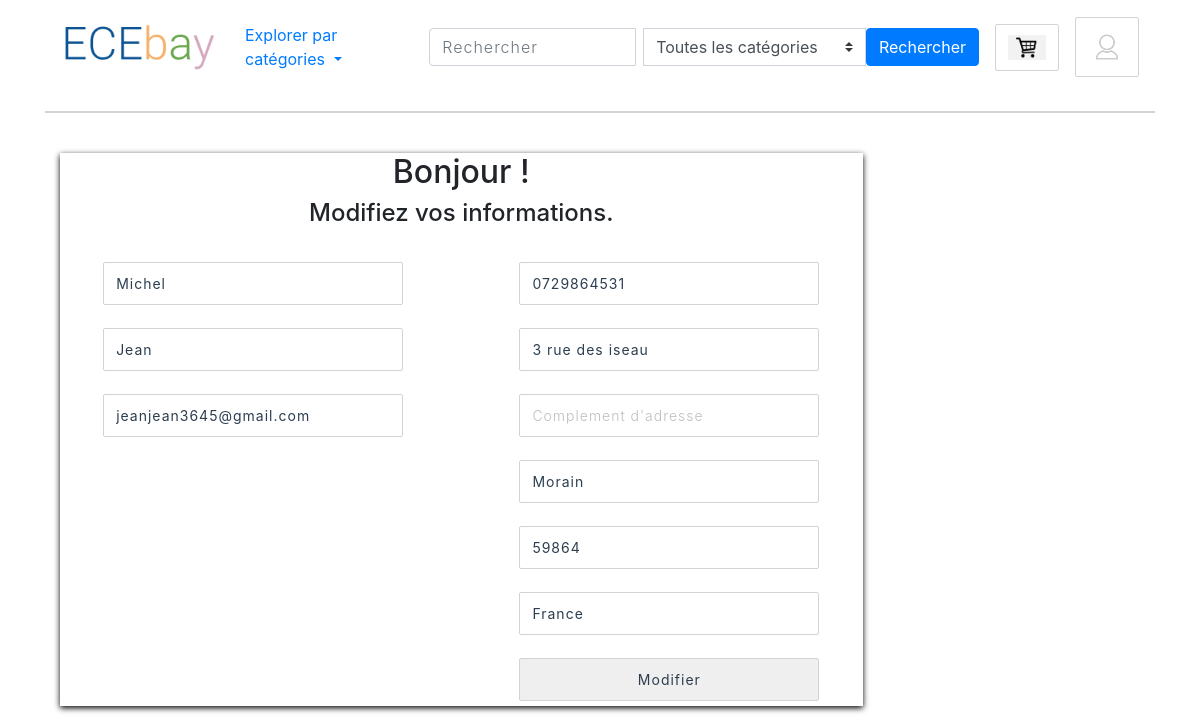
Page /Acheteur/modifDebInfo.php (signed in) on the committed database.
### tables this page shows
CREATE TABLE IF NOT EXISTS `acheteurs` (
  `ID` int(11) NOT NULL AUTO_INCREMENT,
  `Email` tinytext NOT NULL,
  `Password` tinytext NOT NULL,
  `Nom` tinytext NOT NULL,
  `Prenom` tinytext NOT NULL,
  `ID_Adresse` int(11) NOT NULL,
  `ID_Solde` int(11) NOT NULL,
  `Photo` tinytext NOT NULL,
  `Telephone` tinytext NOT NULL,
  PRIMARY KEY (`ID`),
  UNIQUE KEY `ID_Adresse` (`ID_Adresse`),
  UNIQUE KEY `ID_Solde` (`ID_Solde`)
);

CREATE TABLE IF NOT EXISTS `adresses` (
  `ID` int(11) NOT NULL AUTO_INCREMENT,
  `Nom` tinytext NOT NULL,
  `Adresse_ligne_1` text NOT NULL,
  `Adresse_ligne_2` text NOT NULL,
  `Ville` tinytext NOT NULL,
  `Code_postale` tinytext NOT NULL,
  `Pays` tinytext NOT NULL,
  `Telephone` tinytext NOT NULL,
  PRIMARY KEY (`ID`)
);

### Acheteur/modifDebInfo.php (the view, shortened to what this page needs)
<!DOCTYPE html>
<html>
    <head>
        <link rel="stylesheet" type="text/css" href="style2.css">
        <link rel="stylesheet"href="https://stackpath.bootstrapcdn.com/bootstrap/4.1.3/css/bootstrap.min.css">
    </head>
    <body>
    <div class="container ">
        <?php include "../header.php" ?>
        <div class=" col-lg-9 center-block" style=float:none;>
        <div class="creercompte ">
            <h2 style="text-align: center;">Bonjour ! </h2>
            <h4 style="text-align: center;">Modifiez vos informations.</h4><br>
            <?php
            $db_handle = mysqli_connect('localhost', 'root', '');
                    $ID_Acheteur=(isset($_SESSION["UserID"])?$_SESSION["UserID"]:"");
        $query="SELECT * FROM acheteurs WHERE ID=".$ID_Acheteur.";" ;
        $result = mysqli_query($db_handle, $query);
        $row = $result->fetch_assoc();
        $nom=$row["Nom"];
        $prenom=$row["Prenom"];
        $tel=$row["Telephone"];
        $mail=$row["Email"];
        $query="SELECT * FROM adresses WHERE ID=".$row["ID_Adresse"].";" ;
        $result = mysqli_query($db_handle, $query);
        $row = $result->fetch_assoc();
        $ad1=$row["Adresse_ligne_1"];
        $ad2=$row["Adresse_ligne_2"];
        $ville=$row["Ville"];
        $pays=$row["Pays"];
        $cp=$row["Code_postale"];
            ?>
        <form method="post" action="modifInfo.php">
            <div class="row">
                <div class="col-lg-6 col-xs-6 col-md-6" >
                    <div class="form-group">
                        <input type="text"  placeholder="Prénom *" value ="<?php echo $prenom;?>" name="prenom" />
                    </div>
                    <div class="form-group">
                        <input type="text"  placeholder="Nom *" name="nom" value ="<?php echo $nom;?>"/>
                    </div>
                    <div class="form-group">
                        <input type="email"  placeholder="Votre e-mail *" name="email" value ="<?php echo $mail;?>"/>
                    </div>
                </div>
                <div class="col-lg-6 col-xs-6 col-md-6">
                    <div class="form-group">
                        <input type="tel"  placeholder="Numéro de téléphone *"  value ="<?php echo $tel;?>" name="tel" />
                    </div>
                    <div class="form-group">
                        <input type="text" placeholder="Adresse *" value ="<?php echo $ad1;?>" name="adresse"><br>
                    </div>
                    <div class="form-group">
                        <input type="text" placeholder="Complement d'adresse"  value ="<?php echo $ad2;?>" name="cpadresse"><br>
                    </div>
                    <div class="form-group">
                        <input type="text" placeholder="Ville *" value ="<?php echo $ville;?>" name="ville"><br>
                    </div>
                    <div class="form-group">
                        <input type="number" placeholder="Code Postal *" value ="<?php echo $cp;?>" name="cp"><br>
                    </div>
                    <div class="form-group">
                        <input type="text" placeholder="Pays *"  value ="<?php echo $pays;?>" name="pays"><br>
                    </div>
                    <input type="submit"   value="Modifier" name="bouton1"/>
                </div>
            </div>
        </form>
        </div>
        </div>
    </div>
    </body>
</html>

### CreerCompte/style2.css (style rules this page uses)
.creercompte { text-align : center; box-shadow: 0px 2px 6px 0px #000000; margin-top: 5%; }
.creercompte input { padding: 10px 12px 10px 12px; width: 300px; border: 1px solid lightgrey; border-radius: 2px; margin-bottom: 5px; margin-top: 2px; box-sizing: border-box; color: #2C3E50; font-size: 14px; letter-spacing: 1px; }
input { padding: 10px 12px 10px 12px; border: 1px solid lightgrey; border-radius: 2px; margin-bottom: 5px; margin-top: 2px; width: 50%; box-sizing: border-box; color: #2C3E50; font-size: 14px; letter-spacing: 1px }
::placeholder { color: #BDBDBD; opacity: 1; font-weight: 300 }

### rows in the picture
acheteurs: prenom "Michel", nom "Jean", email "jeanjean3645@gmail.com", tel "0729864531"
adresses: adresse "3 rue des iseau", ville "Morain", cp "59864", pays "France"
